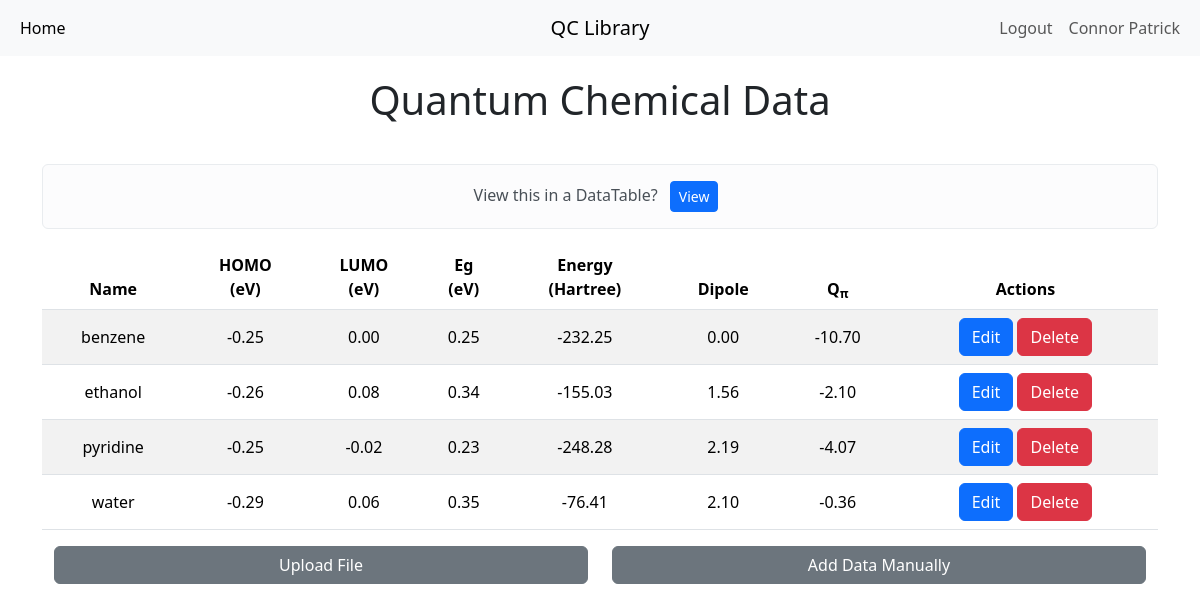
The page / (signed in) on the database its author committed.
### main.py (models this page shows)
class User(UserMixin, db.Model):
    __tablename__ = "users"
    id: Mapped[int] = mapped_column(Integer, primary_key=True)
    email: Mapped[str] = mapped_column(String(100), unique=True)
    password: Mapped[str] = mapped_column(String(100))
    name: Mapped[str] = mapped_column(String(1000))

class QC_data(db.Model):
    __tablename__ = "data"
    id: Mapped[int] = mapped_column(Integer, primary_key=True)
    qc_name: Mapped[str] = mapped_column(String(250), unique=True, nullable=False)
    HOMO: Mapped[Decimal] = mapped_column(Numeric(5, 2), nullable=False)
    LUMO: Mapped[Decimal] = mapped_column(Numeric(5, 2), nullable=False)
    Eg: Mapped[Decimal] = mapped_column(Numeric(5, 2), nullable=False)
    Energy: Mapped[Decimal] = mapped_column(Numeric(5, 2), nullable=False)
    Dipole: Mapped[Decimal] = mapped_column(Numeric(5, 2), nullable=False)
    Quadrupole: Mapped[Decimal] = mapped_column(Numeric(5, 2), nullable=False)

### main.py (the view)
@app.route("/")
def home():
    result = db.session.execute(db.select(QC_data).order_by(QC_data.qc_name))
    all_data = result.scalars()
    return render_template(
        "index.html", data=all_data, logged_in=current_user.is_authenticated
    )

### main.py (called while the page is built)
@login_manager.user_loader
def load_user(user_id):
    return db.get_or_404(User, user_id)

### templates/index.html (shortened to what this page needs)
{% extends "base.html" %}
{% block content %}
<div class="container justify-content-center">
  <div class="col-auto">
    <h1 class="text-center" style="margin-top: 20px; margin-bottom: 40px;">Quantum Chemical Data</h1>
    {% if data == []: %}
    <p>No data available. Add data below.</p>
    {% else: %}
    <div class="alert alert-light text-center" role="alert">
      View this in a DataTable?
      <a type="button" class="btn btn-primary btn-sm mx-2" href="{{ url_for('dt') }}">View</a>
    </div>
    <table class="table table-striped table-hover table-responsive text-center align-middle">
      <thead>
        <tr>
          <th scope="col">Name</th>
          <th scope="col">HOMO<br>(eV)</th>
          <th scope="col">LUMO<br>(eV)</th>
          <th scope="col">Eg<br>(eV)</th>
          <th scope="col">Energy<br>(Hartree)</th>
          <th scope="col">Dipole</th>
          <th scope="col">Q<sub>&pi;</sub></th>
          {% if current_user.is_authenticated %}
          <th scope="col">Actions</th>
          {% endif %}
        </tr>
      </thead>
      <tbody>
        {% for molecule in data %}
        <tr>
          <td scope="row">{{molecule.qc_name}}</td>
          <td scope="row">{{molecule.HOMO}}</td>
          <td scope="row">{{molecule.LUMO}}</td>
          <td scope="row">{{molecule.Eg}}</td>
          <td scope="row">{{molecule.Energy}}</td>
          <td scope="row">{{molecule.Dipole}}</td>
          <td scope="row">{{molecule.Quadrupole}}</td>
          {% if logged_in %}
          <td scope="row">
            <a class="btn btn-primary" href="{{ url_for('edit', id=molecule.id) }}" role="button">Edit</a>
            <a class="btn btn-danger" href="{{ url_for('delete', id=molecule.id) }}" role="button">Delete</a>
          </td>
          {% endif %}
        </tr>
        {% endfor %}
      </tbody>
    </table>
    {% endif %}
    {% if current_user.is_authenticated: %}
    <div class="container text-center">
      <div class="row">
        <div class="col">
          <a class="btn btn-secondary w-100" href="{{ url_for('upload') }}" role="button">Upload File</a>
        </div>
        <div class="col">
          <a class="btn btn-secondary w-100" href="{{ url_for('add') }}" role="button">Add Data Manually</a>
        </div>
      </div>
    </div>
    {% endif %}
  </div>
</div>
{% endblock %}

### templates/base.html (shortened to what this page needs)
<!DOCTYPE html>
<html lang="en">
  <head>
    <link href="https://cdn.jsdelivr.net/npm/bootstrap@5.3.3/dist/css/bootstrap.min.css" rel="stylesheet">
  </head>
  <body>
    <nav class="navbar navbar-expand-md navbar-light bg-light">
      <div class="container-fluid">
          <div class="navbar-collapse collapse w-100 order-1 order-md-0 dual-collapse2">
            <div class="collapse navbar-collapse" id="navbarNavAltMarkup">
              <div class="navbar-nav">
                <a class="nav-link active" aria-current="page" href="{{ url_for('home') }}">Home</a>
              </div>
            </div>
          </div>
          <div class="mx-auto order-0">
              <a class="navbar-brand mx-auto" href="{{ url_for('home') }}">QC Library</a>
          </div>
          <div class="navbar-collapse collapse w-100 order-3 dual-collapse2">
            <div class="navbar-nav ms-auto">
              {% if current_user.is_authenticated %}
              <a class="nav-link" href="{{ url_for('logout') }}">Logout</a>
              {% endif %}
              <a class="nav-link">{{current_user.name}}</a>
              </div>
        </div>
      </div>
    </nav>
  {% block content %}
  {% endblock %}
  </body>
</html>

### rows shown on the page
User: name "Connor Patrick"
QC_data: qc_name "benzene", HOMO "-0.25", LUMO "0.00", Eg "0.25", Energy "-232.25", Dipole "0.00", Quadrupole "-10.70"
QC_data: qc_name "ethanol", HOMO "-0.26", LUMO "0.08", Eg "0.34", Energy "-155.03", Dipole "1.56", Quadrupole "-2.10"
QC_data: qc_name "pyridine", HOMO "-0.25", LUMO "-0.02", Eg "0.23", Energy "-248.28", Dipole "2.19", Quadrupole "-4.07"
QC_data: qc_name "water", HOMO "-0.29", LUMO "0.06", Eg "0.35", Energy "-76.41", Dipole "2.10", Quadrupole "-0.36"
